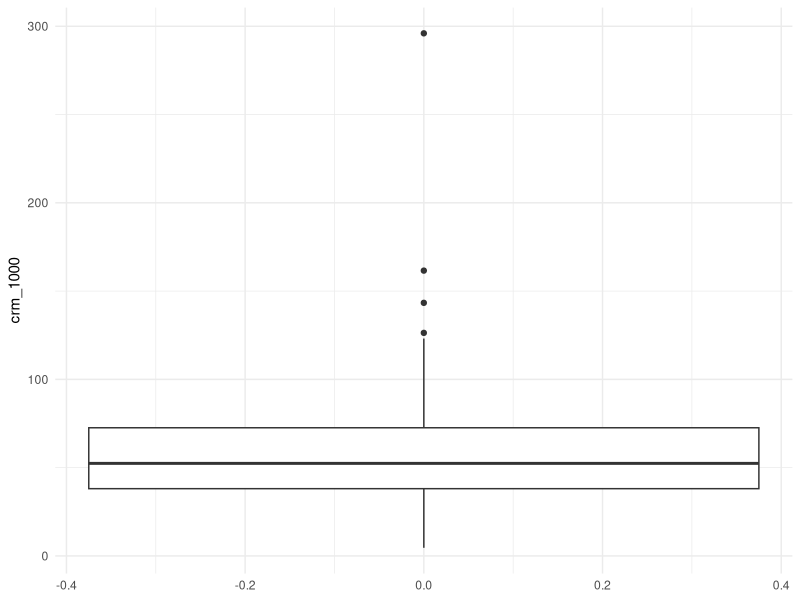

Generate this figure with R: (Note: this script raises an error after producing the figure.)
## ---- chunk 1
library(tidyverse)

knitr::opts_chunk$set(
  fig.width = 8,
  fig.asp = .8,
  out.width = "90%"
)

theme_set(theme_minimal() + theme(legend.position = "bottom"))

options(
  ggplot2.continuous.colour = "viridis",
  ggplot2.continuous.fill = "viridis"
)

scale_colour_discrete = scale_colour_viridis_d
scale_fill_discrete = scale_fill_viridis_d

set.seed(1)
## ---- chunk 2
#Load data
crime_df = 
  read_csv("cdi.csv") %>% 
  mutate(
    region = factor(region),
    pop_density = pop / area,
    crm_1000 = 1000 * crimes / pop
  )
## ---- chunk 3
crime_df %>% 
  ggplot(aes(y = crm_1000)) +
  geom_boxplot()

crime_df =
  crime_df %>% 
  filter(crm_1000 < 200) %>%
  select(-pop, -id, -cty, -state)
## ---- chunk 4
# graph
compute_plist <- function(x) {
  if (is.factor(x)) {
    pl = crime_df %>% 
    ggplot(aes(x = x, y = crm_1000)) +
    geom_boxplot() +
    labs(
      x = '',
      y = "Crime Rate",
    )
  } else {
    pl = crime_df %>% 
    ggplot(aes(x = x, y = crm_1000)) +
    geom_point() +
    geom_smooth(method = "lm") +
    labs(
      x = '',
      y = "Crime Rate",
    )
  }
  return(pl)
}

plist = crime_df %>%
  select(-crm_1000) %>%
  map(compute_plist)

labels = crime_df %>%
  select(-crm_1000) %>%
  names()

for (i in 1:length(plist)) {
  plist[[i]] = plist[[i]] + labs(x = labels[[i]])
}

wrap_plots(plist, ncol = 3)
